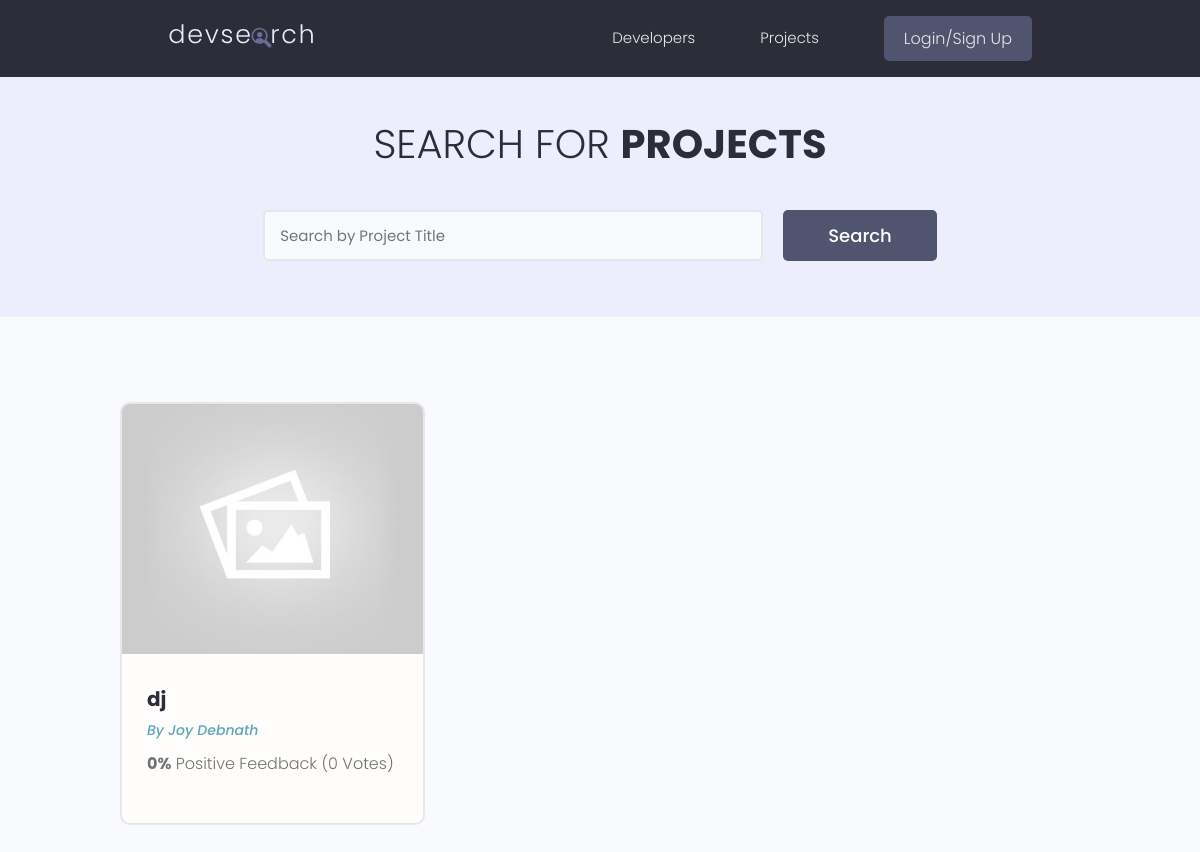
/projects/, run on the app's committed database.
### projects/models.py (models this page shows, shortened)
class Project(models.Model):
    id = models.UUIDField(default=uuid.uuid4, unique=True,
                          primary_key=True, editable=False)
    owner = models.ForeignKey(Profile, null=True, blank=True, on_delete=models.CASCADE)
    title = models.CharField(max_length=200)
    description = models.TextField(null=True, blank=True)
    featured_image = models.ImageField(null=True, blank=True, default="default.jpg")
    demo_link = models.CharField(max_length=2000, null=True, blank=True)
    source_link = models.CharField(max_length=2000, null=True, blank=True)
    tags = models.ManyToManyField('Tag', blank=True)
    vote_total = models.IntegerField(default=0, null=True, blank=True)
    vote_ratio = models.IntegerField(default=0, null=True, blank=True)
    created = models.DateTimeField(auto_now_add=True)
    class Meta:
        ordering = ['-vote_ratio', '-vote_total', 'title']

### users/models.py (models this page shows, shortened)
class Profile(models.Model):
    id = models.UUIDField(default=uuid.uuid4, unique=True,
                          primary_key=True, editable=False)
    user = models.OneToOneField(User, on_delete=models.CASCADE, null=True, blank=True)
    name = models.CharField(max_length=200, blank=True, null=True)
    email = models.EmailField(max_length=500, blank=True, null=True)
    username = models.CharField(max_length=200, blank=True, null=True)
    location = models.CharField(max_length=200, blank=True, null=True)
    short_intro = models.CharField(max_length=200, null=True, blank=True)
    bio = models.TextField(blank=True, null=True)
    profile_image = models.ImageField(null=True, blank=True, upload_to='profiles/', default='profiles/user-default.png')
    social_github = models.CharField(max_length=200, blank=True, null=True)
    social_twitter = models.CharField(max_length=200, blank=True, null=True)
    social_linkedin = models.CharField(max_length=200, blank=True, null=True)
    social_youtube = models.CharField(max_length=200, blank=True, null=True)
    social_website = models.CharField(max_length=200, blank=True, null=True)
    created = models.DateTimeField(auto_now_add=True)
    class Meta:
        ordering = ['created']

### projects/views.py (the view)
# urls.py: path('projects/', include('projects.urls')),
def projects(request):
    projects, search_query = searchProjects(request)
    custom_range, projects = paginateProjects(request, projects, 9)
    context = {'projects':projects, 'search_query':search_query, 'custom_range':custom_range}
    return render(request, 'projects/projects.html', context)

### projects/utils.py (called while the page is built)
def paginateProjects(request, projects, results):
    page = request.GET.get('page')
    paginator = Paginator(projects, results)
    try:
        projects = paginator.page(page)
    except PageNotAnInteger:
        page = 1
        projects = paginator.page(page)
    except EmptyPage:
        page = paginator.num_pages
        projects = paginator.page(page)
    leftIndex = (int(page) - 1)
    if leftIndex < 1:
        leftIndex = 1
    rightIndex = (int(page) + 2)
    if rightIndex > paginator.num_pages:
        rightIndex = paginator.num_pages + 1
    custom_range = range(leftIndex, rightIndex)
    return custom_range, projects

def searchProjects(request):
    search_query = ''
    if request.GET.get('search_query'):
        search_query = request.GET.get('search_query')
    tags = Tag.objects.filter(name__icontains=search_query)
    projects = Project.objects.distinct().filter(
        Q(title__icontains=search_query) |
        Q(description__icontains=search_query) |
        Q(owner__name__icontains=search_query) |
        Q(tags__in=tags)
    )
    return projects, search_query

### projects/templates/projects/projects.html (shortened to what this page needs)
{% extends 'base.html' %}
{% block content %}
<main class="projects">
    <section class="hero-section text-center">
      <div class="container container--narrow">
        <div class="hero-section__box">
          <h2>Search for <span>Projects</span></h2>
        </div>
        <div class="hero-section__search">
          <form id="searchForm" class="form" action="{% url 'projects' %}" method="get">
            <div class="form__field">
              <input class="input input--text" id="formInput#search" type="text" name="search_query"
                value="{{ search_query }}" placeholder="Search by Project Title" />
            </div>
            <input class="btn btn--sub btn--lg" type="submit" value="Search" />
          </form>
        </div>
      </div>
    </section>
    <section class="projectsList">
      <div class="container">
        <div class="grid grid--three">
          {% for project in projects %}
          <div class="column">
            <div class="card project">
              <a href="{% url 'project' project.id %}" class="project">
                <img class="project__thumbnail" src="{{ project.featured_image.url }}" alt="project thumbnail" />
                <div class="card__body">
                  <h3 class="project__title">{{ project.title }}</h3>
                  <p><a class="project__author" href="{% url 'user-profile' project.owner.id %}">By {{ project.owner.name }}</a></p>
                  <p class="project--rating">
                    <span style="font-weight: bold;">{{ project.vote_ratio }}%</span> Positive
                    Feedback ({{ project.vote_total }} Vote{{ project.vote_total|pluralize:'s' }})
                  </p>
                </div>
              </a>
            </div>
          </div>
          {% endfor %}
        </div>
      </div>
    </section>
  </main>
{% endblock %}

### static/css/app.css (style rules this page uses)
:root { --color-sub: #2d2d39; }
.btn--sub { background-color: var(--color-sub-light); }
.card { border: 2px solid var(--color-light); }
img { width: 100%; }
.hero-section { height: 40vh; display: flex; align-items: center; background-color: var(--color-sub); }
.hero-section__box { margin-bottom: 4rem; }
.hero-section__box > h2, .hero-section__box > h2 > span { font-size: 4rem; color: var(--color-light); line-height: 1.3; text-transform: uppercase; }
.hero-section__box > h2 { font-weight: 300; }
.hero-section__box > h2 > span { font-weight: 700; }
.hero-section__search > .form { display: flex; align-items: center; justify-content: center; gap: 2rem; }
.hero-section__search > .form input.input--text { width: 50rem; }
.project__author { font-size: 1.4rem; font-style: italic; }
.project--rating { margin-bottom: 1.6em; margin-top: .5em; }
.projects > .hero-section { background: var(--color-sub-lighter); height: 30vh; }
.projects .hero-section__box { margin-bottom: 2.5rem; }
.projects .hero-section__box > h2 { color: var(--color-sub); }
.projects .hero-section__box > h2 > span { font-weight: 700; color: var(--color-sub); }
.projectsList { margin-top: 8rem; }
.project__thumbnail { height: 25rem; object-fit: cover; object-position: top center; }
.project__title { font-size: 2rem; font-weight: 700; color: var(--color-sub); }

### static/uikit/styles/modules/_variables.css (style rules this page uses)
:root { --color-main: #5aa5b9; --color-main-light: #e6faff; --color-sub: #3f4156; --color-sub-light: #51546e; --color-sub-lighter: #ededfd; --color-text: #737373; --color-gray: #8b8b8b; --color-light: #e5e7eb; --color-light-gray: #767676; --color-bg: #f8fafd; --color-white: #fffefd; --color-white-light: #f3f3f3; --color-success: #359e64; --color-success-bg: #def8e8; --color-error: #fc4b0b; --color-error-bg: #fff2ee; --font-base: 'Poppins', arial, helvetica, 'Segoe UI', roboto, ubuntu, sans-serif; --font-monospace: 'Fira Code', 'Courier New', courier, monospace; --font-regular: 300; --font-medium: 500; --font-bold: 700; --generic-shadow: 1px 1px 5px #00000010; --generic-transition: all 0.3s ease-in-out; }

### static/uikit/styles/modules/_base.css (style rules this page uses)
* { margin: 0; padding: 0; box-sizing: border-box; text-rendering: optimizeLegibility; color: inherit; font-size: inherit; }
html { font-size: 50%; }
@media only screen and (min-width: 480px) { html { font-size: 56.25%; } }
@media only screen and (min-width: 1200px) { html { font-size: 62.5%; } }
body { line-height: 1.6; font-weight: 400; font-size: 1.5rem; color: var(--color-text); background-color: var(--color-bg); min-height: 100vh; }

### static/uikit/styles/modules/_typography.css (style rules this page uses)
* { font-family: var(--font-base); }
h2 { font-size: 3.6rem; font-weight: var(--font-bold); }
h3 { font-size: 3.2rem; font-weight: var(--font-medium); }
p, span, strong { font-size: 1.6rem; color: var(--color-text); font-weight: var(--font-regular); }
a { padding-bottom: 2px; text-decoration: none; display: inline-block; color: var(--color-main); font-weight: var(--font-medium); }

### static/uikit/styles/modules/_utilities.css (style rules this page uses)
.container { width: 92%; max-width: 165rem; margin: 0 auto; box-sizing: border-box; }
.container--narrow { width: 92%; max-width: 120rem; }
@media screen and (min-width: 1000px) { .container { width: 90%; } }
@media screen and (min-width: 1000px) { .container--narrow { width: 85%; } }
@media screen and (min-width: 1200px) { .container { width: 80%; } }
@media screen and (min-width: 1200px) { .container--narrow { width: 72%; } }
.text-center { text-align: center; }

### static/uikit/styles/modules/_button.css (style rules this page uses)
.btn { display: inline-block; position: relative; cursor: pointer; background-color: var(--color-light); font-weight: var(--font-medium); color: var(--color-sub); text-decoration: none; padding: 1rem 2rem; border-radius: 0.5rem; border: none; width: -webkit-fit-content; width: -moz-fit-content; width: fit-content; height: -webkit-fit-content; height: -moz-fit-content; height: fit-content; font-size: 1.6rem; outline-width: 0; outline-color: transparent; -webkit-backface-visibility: hidden; backface-visibility: hidden; transition: all 0.3s ease-in-out; }
.btn--sub { background-color: var(--color-sub); color: var(--color-white); }
.btn--lg { font-size: 1.8rem; padding: 1.2rem 4.5rem; }

### static/uikit/styles/modules/_card.css (style rules this page uses)
.card { border-radius: 1rem; background-color: var(--color-white); border: 1.5px solid var(--color-light); width: auto; height: auto; margin-top: 0.5rem; margin-bottom: 0.5rem; overflow: hidden; }
.card__body, .card__header { padding: 2rem 2.5rem; }

### data on the page
Project: featured_image (placeholder picture), title "dj", owner.name "Joy Debnath", vote_ratio "0", vote_total "0"
